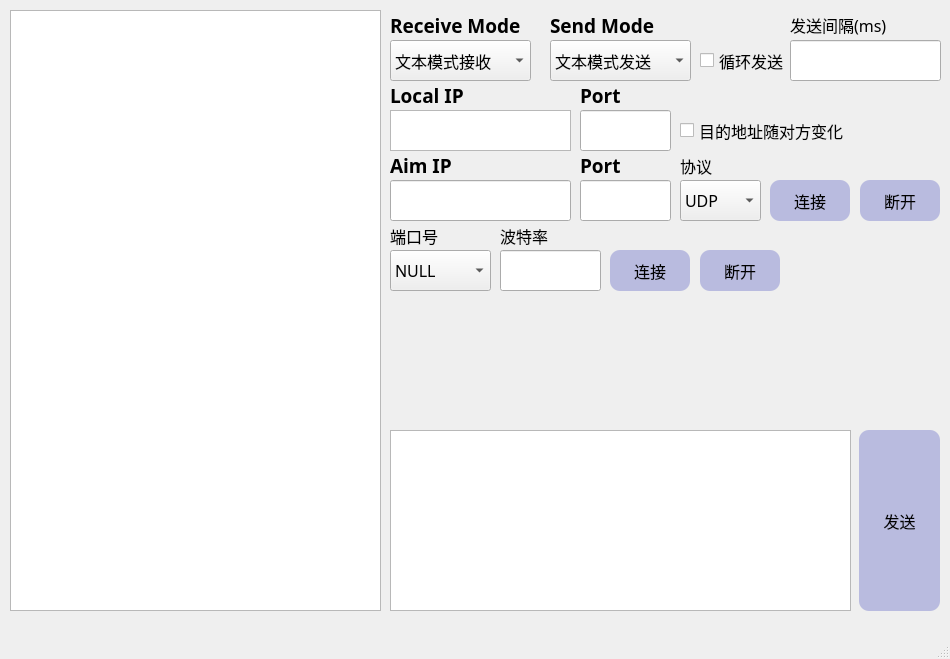
<?xml version="1.0" encoding="UTF-8"?>
<ui version="4.0">
 <class>MainWindow</class>
 <widget class="QMainWindow" name="MainWindow">
  <property name="geometry">
   <rect>
    <x>0</x>
    <y>0</y>
    <width>950</width>
    <height>659</height>
   </rect>
  </property>
  <property name="windowTitle">
   <string>MainWindow</string>
  </property>
  <widget class="QWidget" name="centralwidget">
   <widget class="QTextBrowser" name="receive_browser">
    <property name="geometry">
     <rect>
      <x>10</x>
      <y>10</y>
      <width>371</width>
      <height>601</height>
     </rect>
    </property>
    <property name="font">
     <font>
      <family>Cascadia Code</family>
      <pointsize>12</pointsize>
     </font>
    </property>
   </widget>
   <widget class="QTextEdit" name="send_edit">
    <property name="geometry">
     <rect>
      <x>390</x>
      <y>430</y>
      <width>461</width>
      <height>181</height>
     </rect>
    </property>
    <property name="font">
     <font>
      <family>Cascadia Code</family>
      <pointsize>12</pointsize>
     </font>
    </property>
    <property name="cursor" stdset="0">
     <cursorShape>IBeamCursor</cursorShape>
    </property>
   </widget>
   <widget class="QLineEdit" name="ip_line">
    <property name="geometry">
     <rect>
      <x>390</x>
      <y>180</y>
      <width>181</width>
      <height>41</height>
     </rect>
    </property>
    <property name="font">
     <font>
      <family>Cascadia Code</family>
      <pointsize>12</pointsize>
     </font>
    </property>
   </widget>
   <widget class="QLabel" name="label_3">
    <property name="geometry">
     <rect>
      <x>390</x>
      <y>150</y>
      <width>71</width>
      <height>31</height>
     </rect>
    </property>
    <property name="font">
     <font>
      <family>Cascadia Code</family>
      <pointsize>14</pointsize>
      <italic>false</italic>
      <bold>true</bold>
     </font>
    </property>
    <property name="text">
     <string>Aim IP</string>
    </property>
   </widget>
   <widget class="QLineEdit" name="port_line">
    <property name="geometry">
     <rect>
      <x>580</x>
      <y>180</y>
      <width>91</width>
      <height>41</height>
     </rect>
    </property>
    <property name="font">
     <font>
      <family>Cascadia Code</family>
      <pointsize>12</pointsize>
     </font>
    </property>
   </widget>
   <widget class="QLabel" name="label_4">
    <property name="geometry">
     <rect>
      <x>580</x>
      <y>150</y>
      <width>51</width>
      <height>31</height>
     </rect>
    </property>
    <property name="font">
     <font>
      <family>Cascadia Code</family>
      <pointsize>14</pointsize>
      <italic>false</italic>
      <bold>true</bold>
     </font>
    </property>
    <property name="text">
     <string>Port</string>
    </property>
   </widget>
   <widget class="QPushButton" name="connect_button">
    <property name="geometry">
     <rect>
      <x>770</x>
      <y>180</y>
      <width>80</width>
      <height>41</height>
     </rect>
    </property>
    <property name="font">
     <font>
      <pointsize>12</pointsize>
     </font>
    </property>
    <property name="cursor">
     <cursorShape>PointingHandCursor</cursorShape>
    </property>
    <property name="styleSheet">
     <string notr="true">border-radius: 10px;
background-color: rgb(185, 187, 223);</string>
    </property>
    <property name="text">
     <string>连接</string>
    </property>
   </widget>
   <widget class="QPushButton" name="disconnect_button">
    <property name="geometry">
     <rect>
      <x>860</x>
      <y>180</y>
      <width>80</width>
      <height>41</height>
     </rect>
    </property>
    <property name="font">
     <font>
      <pointsize>12</pointsize>
     </font>
    </property>
    <property name="cursor">
     <cursorShape>PointingHandCursor</cursorShape>
    </property>
    <property name="styleSheet">
     <string notr="true">border-radius: 10px;
background-color: rgb(185, 187, 223);</string>
    </property>
    <property name="text">
     <string>断开</string>
    </property>
   </widget>
   <widget class="QLabel" name="label_5">
    <property name="geometry">
     <rect>
      <x>390</x>
      <y>80</y>
      <width>101</width>
      <height>31</height>
     </rect>
    </property>
    <property name="font">
     <font>
      <family>Cascadia Code</family>
      <pointsize>14</pointsize>
      <italic>false</italic>
      <bold>true</bold>
     </font>
    </property>
    <property name="text">
     <string>Local IP</string>
    </property>
   </widget>
   <widget class="QLabel" name="label_6">
    <property name="geometry">
     <rect>
      <x>580</x>
      <y>80</y>
      <width>51</width>
      <height>31</height>
     </rect>
    </property>
    <property name="font">
     <font>
      <family>Cascadia Code</family>
      <pointsize>14</pointsize>
      <italic>false</italic>
      <bold>true</bold>
     </font>
    </property>
    <property name="text">
     <string>Port</string>
    </property>
   </widget>
   <widget class="QLineEdit" name="local_port_line">
    <property name="geometry">
     <rect>
      <x>580</x>
      <y>110</y>
      <width>91</width>
      <height>41</height>
     </rect>
    </property>
    <property name="font">
     <font>
      <family>Cascadia Code</family>
      <pointsize>12</pointsize>
     </font>
    </property>
   </widget>
   <widget class="QComboBox" name="protocol">
    <property name="geometry">
     <rect>
      <x>680</x>
      <y>180</y>
      <width>81</width>
      <height>41</height>
     </rect>
    </property>
    <property name="font">
     <font>
      <family>Cascadia Code</family>
      <pointsize>12</pointsize>
     </font>
    </property>
    <property name="cursor">
     <cursorShape>PointingHandCursor</cursorShape>
    </property>
    <item>
     <property name="text">
      <string>UDP</string>
     </property>
    </item>
    <item>
     <property name="text">
      <string>TCP</string>
     </property>
    </item>
   </widget>
   <widget class="QPushButton" name="send_button">
    <property name="geometry">
     <rect>
      <x>859</x>
      <y>430</y>
      <width>81</width>
      <height>181</height>
     </rect>
    </property>
    <property name="font">
     <font>
      <pointsize>12</pointsize>
     </font>
    </property>
    <property name="cursor">
     <cursorShape>PointingHandCursor</cursorShape>
    </property>
    <property name="styleSheet">
     <string notr="true">border-radius: 10px;
background-color: rgb(185, 187, 223);</string>
    </property>
    <property name="text">
     <string>发送</string>
    </property>
   </widget>
   <widget class="QComboBox" name="port_local">
    <property name="geometry">
     <rect>
      <x>390</x>
      <y>250</y>
      <width>101</width>
      <height>41</height>
     </rect>
    </property>
    <property name="font">
     <font>
      <family>Cascadia Code</family>
      <pointsize>12</pointsize>
     </font>
    </property>
    <property name="cursor">
     <cursorShape>PointingHandCursor</cursorShape>
    </property>
    <item>
     <property name="text">
      <string>NULL</string>
     </property>
    </item>
   </widget>
   <widget class="QLabel" name="label_7">
    <property name="geometry">
     <rect>
      <x>390</x>
      <y>220</y>
      <width>61</width>
      <height>31</height>
     </rect>
    </property>
    <property name="font">
     <font>
      <family>微软雅黑</family>
      <pointsize>12</pointsize>
      <italic>false</italic>
      <bold>false</bold>
     </font>
    </property>
    <property name="text">
     <string>端口号</string>
    </property>
   </widget>
   <widget class="QLabel" name="label_8">
    <property name="geometry">
     <rect>
      <x>680</x>
      <y>150</y>
      <width>51</width>
      <height>31</height>
     </rect>
    </property>
    <property name="font">
     <font>
      <family>微软雅黑</family>
      <pointsize>12</pointsize>
      <italic>false</italic>
      <bold>false</bold>
     </font>
    </property>
    <property name="text">
     <string>协议</string>
    </property>
   </widget>
   <widget class="QLabel" name="label_9">
    <property name="geometry">
     <rect>
      <x>390</x>
      <y>10</y>
      <width>141</width>
      <height>31</height>
     </rect>
    </property>
    <property name="font">
     <font>
      <family>Cascadia Code</family>
      <pointsize>14</pointsize>
      <italic>false</italic>
      <bold>true</bold>
     </font>
    </property>
    <property name="text">
     <string>Receive Mode</string>
    </property>
   </widget>
   <widget class="QLabel" name="label_10">
    <property name="geometry">
     <rect>
      <x>550</x>
      <y>10</y>
      <width>111</width>
      <height>31</height>
     </rect>
    </property>
    <property name="font">
     <font>
      <family>Cascadia Code</family>
      <pointsize>14</pointsize>
      <italic>false</italic>
      <bold>true</bold>
     </font>
    </property>
    <property name="text">
     <string>Send Mode</string>
    </property>
   </widget>
   <widget class="QComboBox" name="receive_mode">
    <property name="geometry">
     <rect>
      <x>390</x>
      <y>40</y>
      <width>141</width>
      <height>41</height>
     </rect>
    </property>
    <property name="font">
     <font>
      <family>Cascadia Code</family>
      <pointsize>12</pointsize>
      <bold>false</bold>
     </font>
    </property>
    <property name="cursor">
     <cursorShape>PointingHandCursor</cursorShape>
    </property>
    <item>
     <property name="text">
      <string>文本模式接收</string>
     </property>
    </item>
    <item>
     <property name="text">
      <string>16进制接收</string>
     </property>
    </item>
   </widget>
   <widget class="QComboBox" name="port_local_3">
    <property name="geometry">
     <rect>
      <x>550</x>
      <y>40</y>
      <width>141</width>
      <height>41</height>
     </rect>
    </property>
    <property name="font">
     <font>
      <family>Cascadia Code</family>
      <pointsize>12</pointsize>
     </font>
    </property>
    <property name="cursor">
     <cursorShape>PointingHandCursor</cursorShape>
    </property>
    <item>
     <property name="text">
      <string>文本模式发送</string>
     </property>
    </item>
    <item>
     <property name="text">
      <string>16进制发送</string>
     </property>
    </item>
   </widget>
   <widget class="QCheckBox" name="send_cyclically">
    <property name="geometry">
     <rect>
      <x>700</x>
      <y>40</y>
      <width>91</width>
      <height>41</height>
     </rect>
    </property>
    <property name="font">
     <font>
      <family>微软雅黑</family>
      <pointsize>12</pointsize>
     </font>
    </property>
    <property name="cursor">
     <cursorShape>PointingHandCursor</cursorShape>
    </property>
    <property name="text">
     <string>循环发送</string>
    </property>
   </widget>
   <widget class="QLineEdit" name="send_time">
    <property name="geometry">
     <rect>
      <x>790</x>
      <y>40</y>
      <width>151</width>
      <height>41</height>
     </rect>
    </property>
    <property name="font">
     <font>
      <family>Cascadia Code</family>
      <pointsize>12</pointsize>
     </font>
    </property>
   </widget>
   <widget class="QLabel" name="label_11">
    <property name="geometry">
     <rect>
      <x>790</x>
      <y>10</y>
      <width>101</width>
      <height>31</height>
     </rect>
    </property>
    <property name="font">
     <font>
      <family>微软雅黑</family>
      <pointsize>12</pointsize>
      <italic>false</italic>
      <bold>false</bold>
     </font>
    </property>
    <property name="text">
     <string>&lt;html&gt;&lt;head/&gt;&lt;body&gt;&lt;p&gt;发送间隔(ms)&lt;/p&gt;&lt;/body&gt;&lt;/html&gt;</string>
    </property>
   </widget>
   <widget class="QLineEdit" name="rate">
    <property name="geometry">
     <rect>
      <x>500</x>
      <y>250</y>
      <width>101</width>
      <height>41</height>
     </rect>
    </property>
    <property name="font">
     <font>
      <family>Cascadia Code</family>
      <pointsize>12</pointsize>
     </font>
    </property>
   </widget>
   <widget class="QLabel" name="label_12">
    <property name="geometry">
     <rect>
      <x>500</x>
      <y>220</y>
      <width>61</width>
      <height>31</height>
     </rect>
    </property>
    <property name="font">
     <font>
      <family>微软雅黑</family>
      <pointsize>12</pointsize>
      <italic>false</italic>
      <bold>false</bold>
     </font>
    </property>
    <property name="text">
     <string>波特率</string>
    </property>
   </widget>
   <widget class="QTextBrowser" name="local_ip_browser">
    <property name="geometry">
     <rect>
      <x>390</x>
      <y>110</y>
      <width>181</width>
      <height>41</height>
     </rect>
    </property>
    <property name="font">
     <font>
      <family>Cascadia Code</family>
      <pointsize>12</pointsize>
     </font>
    </property>
   </widget>
   <widget class="QCheckBox" name="variable_ip">
    <property name="geometry">
     <rect>
      <x>680</x>
      <y>110</y>
      <width>171</width>
      <height>41</height>
     </rect>
    </property>
    <property name="font">
     <font>
      <family>微软雅黑</family>
      <pointsize>12</pointsize>
     </font>
    </property>
    <property name="cursor">
     <cursorShape>PointingHandCursor</cursorShape>
    </property>
    <property name="text">
     <string>目的地址随对方变化</string>
    </property>
   </widget>
   <widget class="QPushButton" name="connect_serial">
    <property name="geometry">
     <rect>
      <x>610</x>
      <y>250</y>
      <width>80</width>
      <height>41</height>
     </rect>
    </property>
    <property name="font">
     <font>
      <pointsize>12</pointsize>
     </font>
    </property>
    <property name="cursor">
     <cursorShape>PointingHandCursor</cursorShape>
    </property>
    <property name="styleSheet">
     <string notr="true">border-radius: 10px;
background-color: rgb(185, 187, 223);</string>
    </property>
    <property name="text">
     <string>连接</string>
    </property>
   </widget>
   <widget class="QPushButton" name="disconnect_button_2">
    <property name="geometry">
     <rect>
      <x>700</x>
      <y>250</y>
      <width>80</width>
      <height>41</height>
     </rect>
    </property>
    <property name="font">
     <font>
      <pointsize>12</pointsize>
     </font>
    </property>
    <property name="cursor">
     <cursorShape>PointingHandCursor</cursorShape>
    </property>
    <property name="styleSheet">
     <string notr="true">border-radius: 10px;
background-color: rgb(185, 187, 223);</string>
    </property>
    <property name="text">
     <string>断开</string>
    </property>
   </widget>
  </widget>
  <widget class="QMenuBar" name="menubar">
   <property name="geometry">
    <rect>
     <x>0</x>
     <y>0</y>
     <width>950</width>
     <height>20</height>
    </rect>
   </property>
  </widget>
  <widget class="QStatusBar" name="statusbar"/>
 </widget>
 <resources/>
 <connections/>
</ui>
